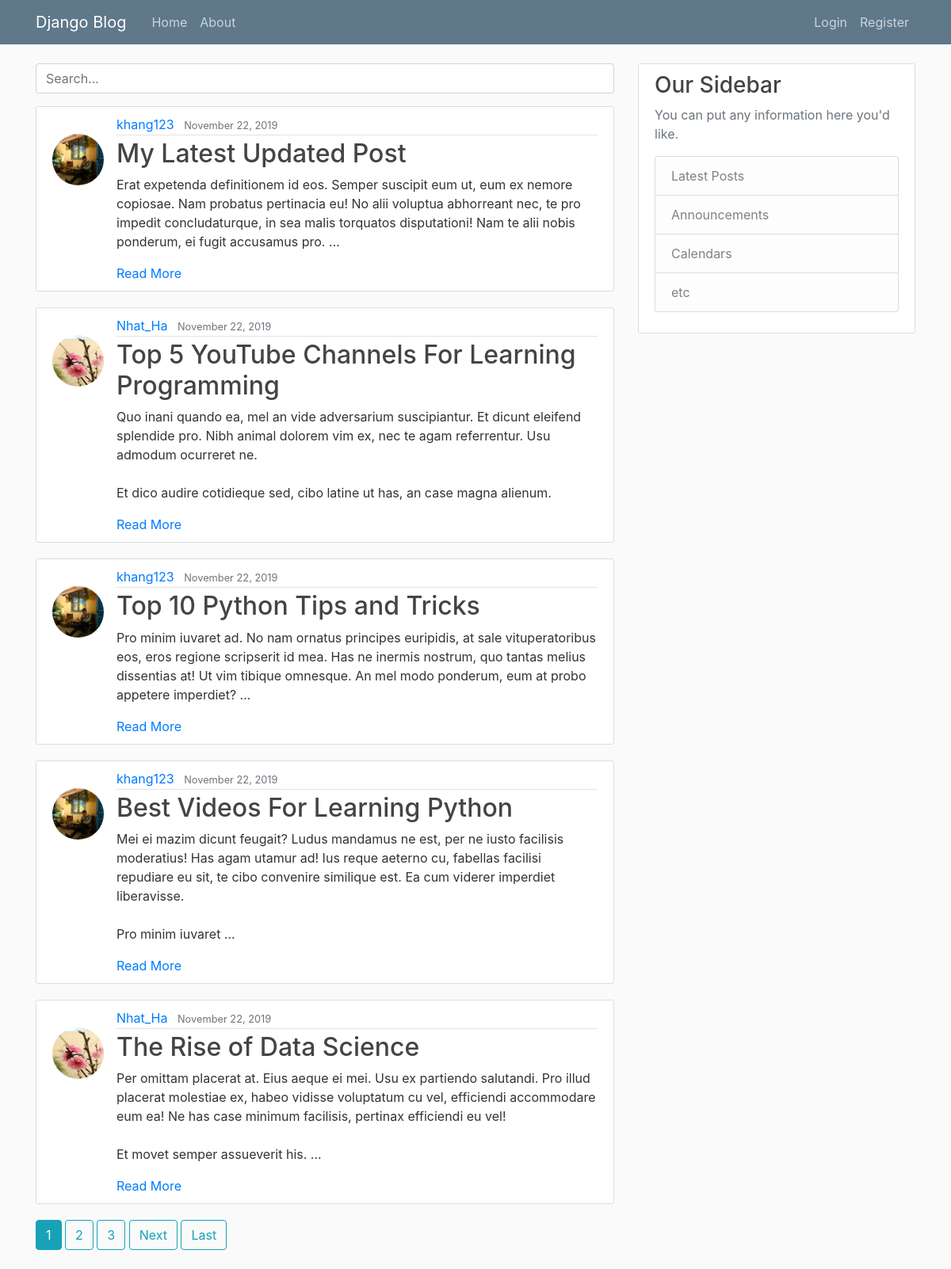
Before: / with the older database file.
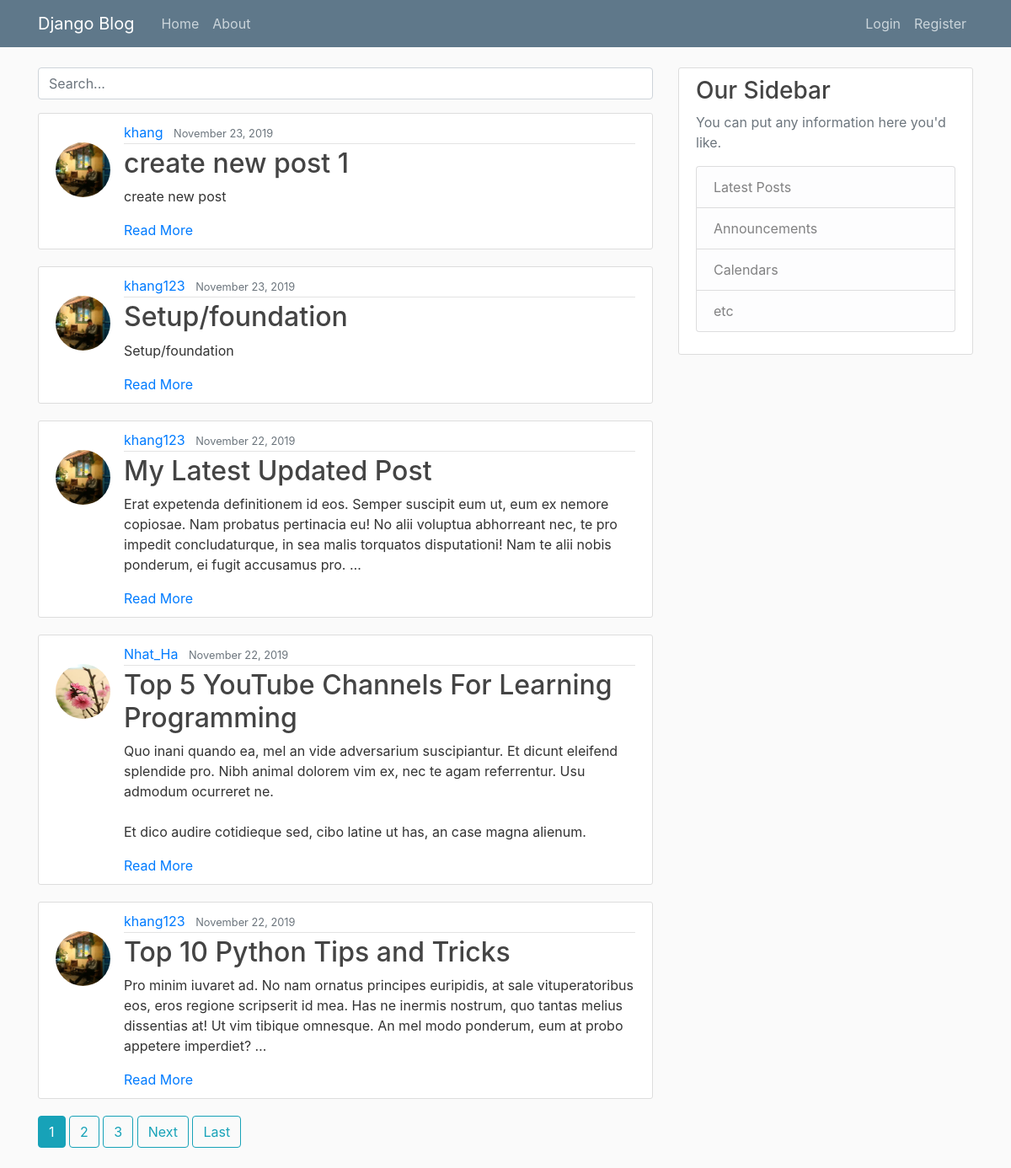
After: the same page with the newer database file.
### blog/models.py (models this page shows, shortened)
class Post(models.Model):
    title = models.CharField(max_length=100)
    author = models.ForeignKey(User, on_delete=models.CASCADE)
    content = models.TextField()
    date_posted = models.DateTimeField(default=timezone.now)
    slug = models.SlugField(unique=True)

### users/models.py (models this page shows, shortened)
class Profile(models.Model):
    user = models.OneToOneField(User, on_delete=models.CASCADE)
    image = models.ImageField(default='default.jpg', upload_to='profile_pics')

### blog/views.py (the view)
# urls.py: path('', PostListView.as_view(), name='blog-home'),
class PostListView(ListView):
    model = Post
    template_name = 'blog/home.html'
    context_object_name = 'posts'
    ordering = ['-date_posted']
    paginate_by = 5

### blog/templates/blog/home.html (shortened to what this page needs)
{% extends "blog/base.html" %}
{% block content %}
    <form action="{% url 'search_results' %}" method="GET">
        <input name="q" type="text" placeholder="Search..." class="form-control mb-3">
    </form>
    {% for post in posts %}
    <article class="media content-section">
      <img class="rounded-circle article-img mt-4" src="{{ post.author.profile.image.url }}">
      <div class="media-body">
        <div class="article-metadata">
          <a class="mr-2" href="{% url 'user-posts' post.author.username %}">{{ post.author }}</a>
          <small class="text-muted">{{ post.date_posted|date:"F d, Y" }}</small>
        </div>
        <h2><a class="article-title" href="{% url 'post-detail' post.slug %}">{{ post.title }}</a></h2>
        <p class="article-content">{{ post.content|truncatewords_html:40 }}</p>
        <a href="{% url 'post-detail' post.slug %}">Read More</a>
      </div>
    </article>
    {% endfor %}
    {% if is_paginated %}
      {% for num in page_obj.paginator.page_range %}
        {% if page_obj.number == num %}
          <a class="btn btn-info mb-4" href="?page={{ num }}">{{ num }}</a>
        {% elif num > page_obj.number|add:'-3' and num < page_obj.number|add:'3' %}
          <a class="btn btn-outline-info mb-4" href="?page={{ num }}">{{ num }}</a>
        {% endif %}
      {% endfor %}
      {% if page_obj.has_next %}
        <a class="btn btn-outline-info mb-4" href="?page={{ page_obj.next_page_number }}">Next</a>
        <a class="btn btn-outline-info mb-4" href="?page={{ page_obj.paginator.num_pages }}">Last</a>
      {% endif %}
    {% endif %}
{% endblock content %}

Changed rows visible on the page:
no longer on this page (row unchanged): Post: author.profile.image (picture), author "khang123", date_posted "November 22, 2019", title "Best Videos For Learning Python", content "Mei ei mazim dicunt feugait? Ludus mandamus ne est, per ne iusto facilisis moderatius! Has agam utamur ad! Ius reque aeterno cu, fabellas facilisi repudiare eu sit, te cibo convenire similique est. Ea cum viderer imperdiet liberavisse. Pro minim iuvaret …"
no longer on this page (row unchanged): Post: author.profile.image (picture), author "Nhat_Ha", date_posted "November 22, 2019", title "The Rise of Data Science", content "Per omittam placerat at. Eius aeque ei mei. Usu ex partiendo salutandi. Pro illud placerat molestiae ex, habeo vidisse voluptatum cu vel, efficiendi accommodare eum ea! Ne has case minimum facilisis, pertinax efficiendi eu vel! Et movet semper assueverit his. …"
added Post: author.profile.image (picture), author "khang", date_posted "November 23, 2019", title "create new post 1", content "create new post"
added Post: author.profile.image (picture), author "khang123", date_posted "November 23, 2019", title "Setup/foundation", content "Setup/foundation"
